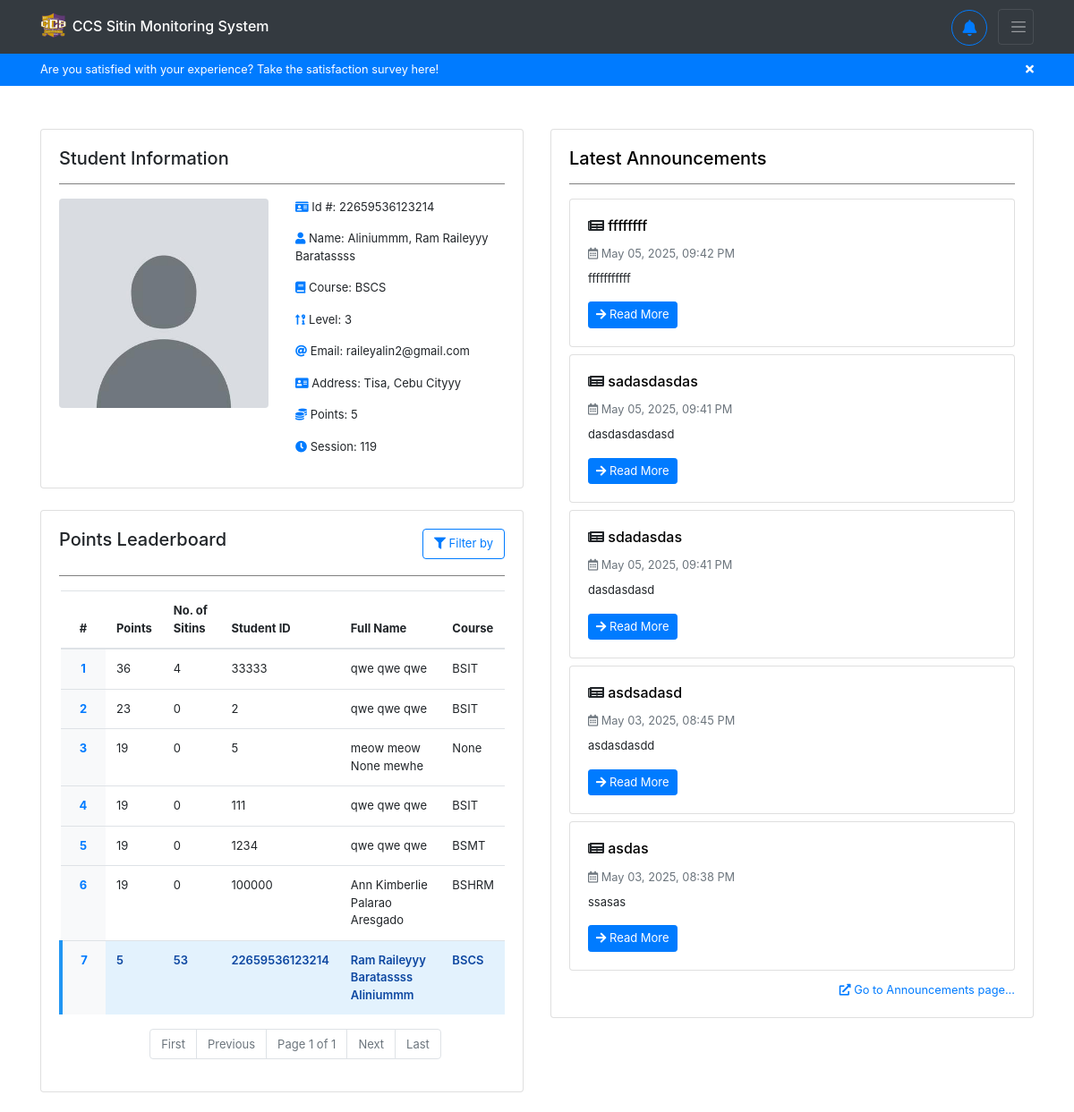
/home/ (signed in, upper part), run on an earlier commit of the app's database.
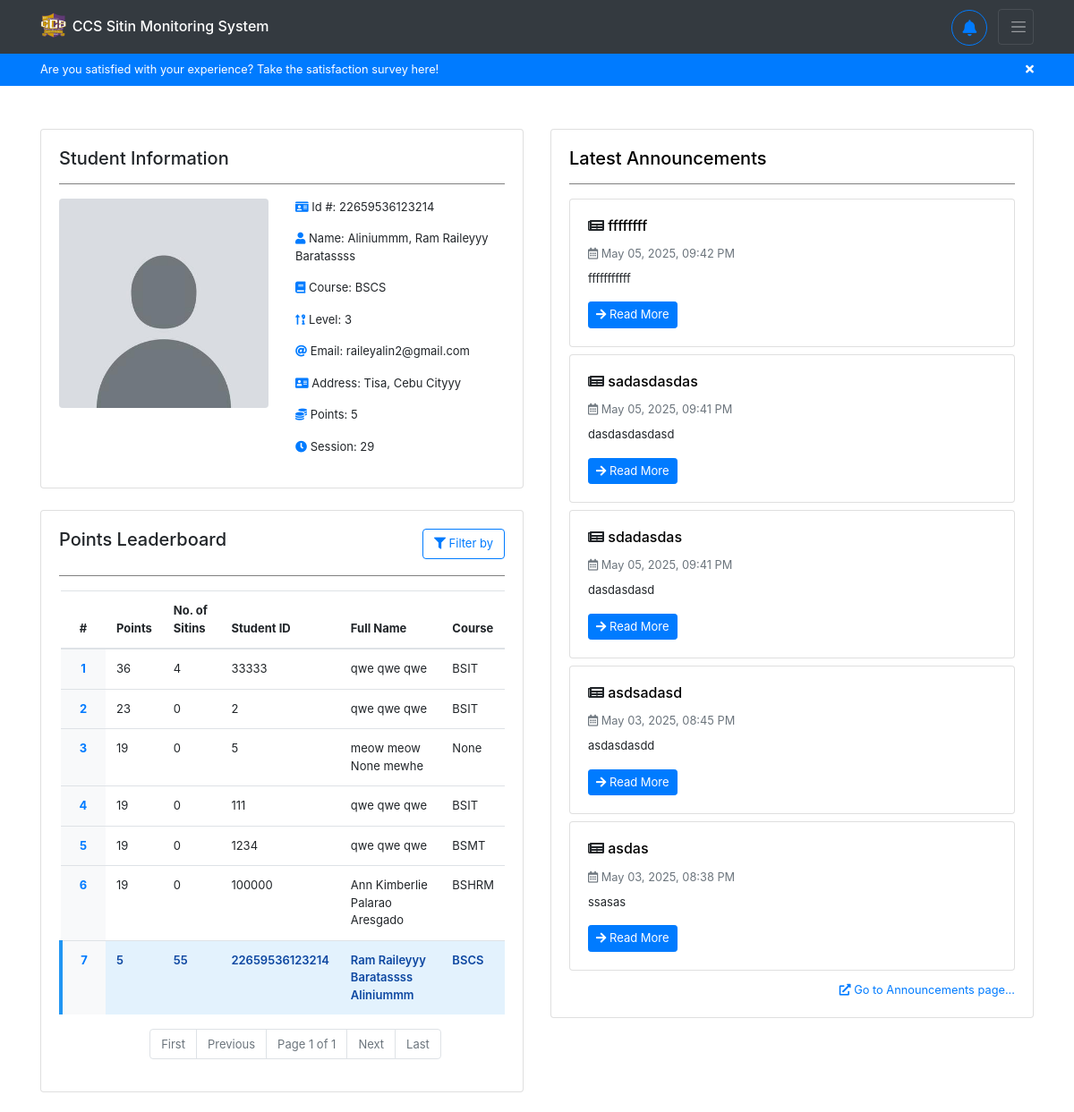
And on a later commit of the database.
### backend/models.py (models this page shows, shortened)
class Registration(models.Model):
    idno = models.IntegerField(primary_key=True)
    lastname = models.CharField(max_length=80, null=True, blank=True)
    firstname = models.CharField(max_length=80, null=True, blank=True)
    middlename = models.CharField(max_length=80, null=True, blank=True)
    course = models.CharField(max_length=80, choices=COURSE_CHOICES, null=True, blank=True)
    level = models.IntegerField(null=True, choices=LEVEL_CHOICES, blank=True)
    email = models.EmailField(max_length=80, null=True, blank=True)
    address = models.CharField(max_length=255, null=True, blank=True)
    sessions = models.IntegerField(default=30, null=True, blank=True)
    points = models.IntegerField(default=0, null=True, blank=True)
    sitins_count = models.IntegerField(default=0, null=True, blank=True)
    profilepicture_og = models.ImageField(upload_to="profiles/", default="profiles/default.jpg", blank=True, null=True)
    profilepicture_lg = models.ImageField(upload_to="profiles/", default="profiles/default_lg.jpg", blank=True, null=True)
    profilepicture_md = models.ImageField(upload_to="profiles/", default="profiles/default_md.jpg", blank=True, null=True)
    profilepicture_sm = models.ImageField(upload_to="profiles/", default="profiles/default_sm.jpg", blank=True, null=True)
    study_load = models.ImageField(upload_to="schedules/", blank=True, null=True)
    profiledescription = models.TextField(blank=True, null=True)
    username = models.OneToOneField(User, on_delete=models.CASCADE)

### backend/views.py (the view)
# urls.py: path('home/', views.home, name='user-home'),
@login_required
def home(request):
    if request.user.is_authenticated:
        reg = Registration.objects.get(username=request.user)
        announcements = Announcement.objects.all().order_by('-date')[:5]
        students_leaderboard = Registration.objects.all().select_related('username').order_by('-points', '-sitins_count')
        is_top_performing = request.GET.get('is_top_performing')
        if is_top_performing == 'False':
            students_leaderboard = students_leaderboard.order_by('-sitins_count', '-points')
        paginator = Paginator(students_leaderboard, 10)
        page_number = request.GET.get('page')
        page_obj = paginator.get_page(page_number)
        return render(request, 'backend/pages/home.html', context={ 'registration': reg, 'announcements': announcements, 'students_leaderboard': page_obj })
    return redirect('/')

### backend/templatetags/custom_filters.py (called while the page is built)
@register.filter
def time_ago(value):
    if not value:
        return ""
    now = timezone.localtime(timezone.now())
    value = timezone.localtime(value)
    diff = now - value
    seconds = diff.total_seconds()
    if seconds < 0:
        return value.strftime("%b %d, %Y, %I:%M %p")
    if seconds < 60:
        return f"{int(seconds)} seconds ago"
    elif seconds < 3600:
        minutes = int(seconds / 60)
        return f"{minutes} minute{'s' if minutes != 1 else ''} ago"
    elif seconds < 86400:
        hours = int(seconds / 3600)
        return f"{hours} hour{'s' if hours != 1 else ''} ago"
    else:
        return value.strftime("%b %d, %Y, %I:%M %p")

### backend/templates/backend/pages/home.html (shortened to what the changed rows need)
{% extends 'backend/base.html' %}
{% load static %}
{% load custom_filters %}
{% block content %}
<div class="container mt-5" id="home-container">
    <div class="row">
        <div class="col-lg-6 col-md-12">
            <div class="row">
                <div class="col-12 mb-4">
                    <div class="card">
                        <div class="card-body student-info-card">
                            <div class="row">
                                <div class="col-md-6 col-12 mb-2 d-flex justify-content-center">
                                    <div>
                                        <img
                                        src="{% if registration.profilepicture_md and registration.profilepicture_md.url %}{{ registration.profilepicture_md.url }}{% else %}{% static 'backend/images/default-avatar.jpg' %}{% endif %}"
                                        alt="profile picture" class="img-fluid rounded" />
                                    </div>
                                </div>
                                <div class="col-md-6 col-12">
                                    <p>
                                        <i class="fas fa-id-card"></i> Id #: {% if registration.idno%}{{ registration.idno }}{% else %}N/A{% endif %}
                                    </p>
                                    <p>
                                        <i class="fas fa-user"></i> Name:
                                        {% if registration.lastname or registration.firstname or registration.middlename %}
                                            {{ registration.lastname|default:'' }}{% if registration.lastname and registration.firstname %}, {% endif %}
                                            {{ registration.firstname|default:'' }}
                                            {{ registration.middlename|default:'' }}
                                        {% else %}
                                            N/A
                                        {% endif %}
                                    </p>
                                    <p>
                                        <i class="fas fa-book"></i> Course: {% if registration.course %}{{ registration.course }}{% else%}N/A{% endif %}
                                    </p>
                                    <p>
                                        <i class="fas fa-sort-numeric-up-alt"></i> Level: {% if registration.level %}{{ registration.level }}{% else %}N/A{%endif %}
                                    </p>
                                    <p>
                                        <i class="fas fa-at"></i> Email: {% if registration.email%}{{ registration.email }}{% else %}N/A{% endif %}
                                    </p>
                                    <p>
                                        <i class="fas fa-address-card"></i> Address: {% if registration.address %}{{ registration.address }}{% else%}N/A{% endif %}
                                    </p>
                                    <p>
                                        <i class="fas fa-coins"></i> Points: {% if registration.points %}{{ registration.points }}{% else %}N/A{% endif %}
                                    </p>
                                    <p>
                                        <i class="fas fa-clock"></i> Session: {% if registration.sessions %}{{ registration.sessions }}{% else%}N/A{% endif %}
                                    </p>
                                </div>
                            </div>
                        </div>
                    </div>
                </div>
                <div class="col-12 mb-4">
                    <div class="card shadow">
                        <div class="card-body">
                            <div class="table-responsive">
                                <table class="table">
                                    <thead>
                                        <tr>
                                            <th class="text-center" style="width: 50px;">#</th>
                                            <th>Points</th>
                                            <th>No. of Sitins</th>
                                            <th>Student ID</th>
                                            <th>Full Name</th>
                                            <th>Course</th>
                                        </tr>
                                    </thead>
                                    <tbody>
                                        {% for user in students_leaderboard %}
                                        <tr
                                            {% if request.user.id == user.username.id %}
                                            class="highlight"
                                            {% endif %}
                                            >
                                            <td class="text-center font-weight-bold text-primary" style="background-color: #f8f9fa;">{{ forloop.counter }}</td>
                                            <td>{{ user.points }}</td>
                                            <td>{{ user.sitins_count }}</td>
                                            <td>{{ user.idno }}</td>
                                            <td>{{ user.firstname }} {{ user.middlename }} {{ user.lastname }}</td>
                                            <td>{{ user.course }}</td>
                                        </tr>
                                        {% empty %}
                                        <tr>
                                            <td colspan="6" class="text-center text-muted">No leaderboard data available</td>
                                        </tr>
                                        {% endfor %}
                                    </tbody>
                                </table>
                            </div>
                        </div>
                    </div>
                </div>
            </div>
        </div>
    </div>
</div>
{% endblock %}

What changed in the data, as far as the page shows it:
changed Registration "Ram Raileyyy": sessions "119" → "29"; sitins_count "53" → "55"
